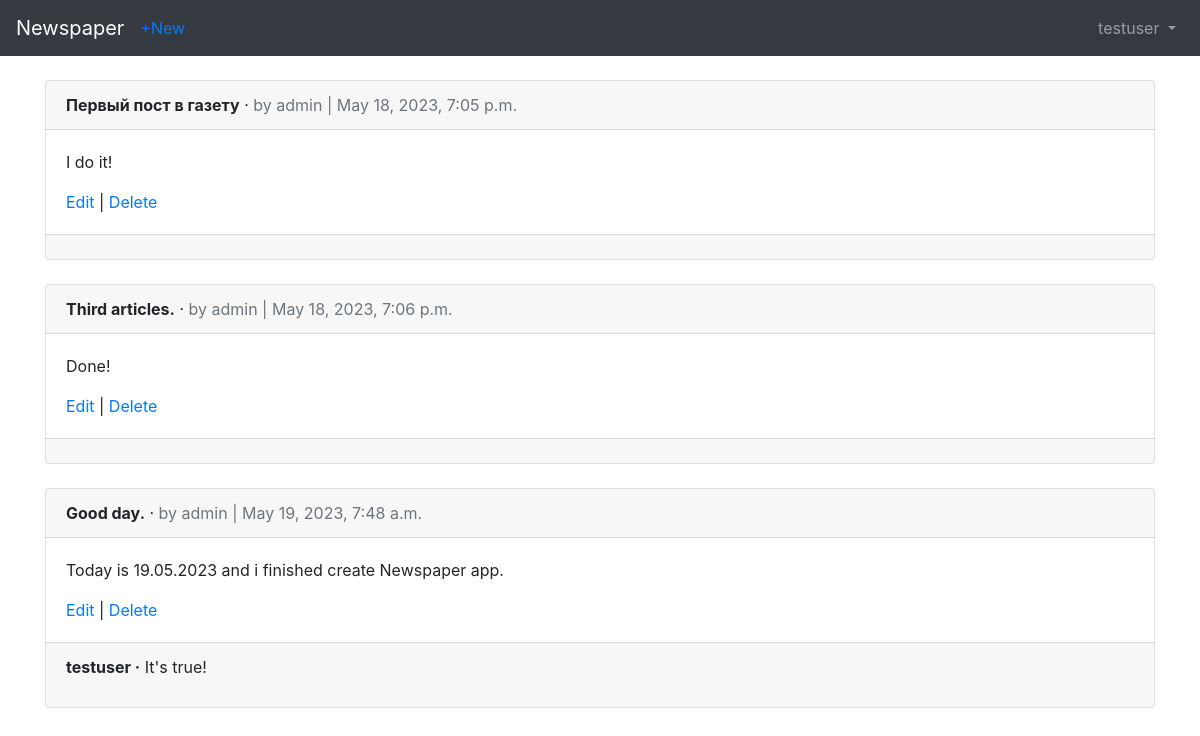
Screenshot of /articles/ (signed in) with the database file from the repository.
### users/models.py (models this page shows)
class CustomUser(AbstractUser):
    age = models.PositiveIntegerField(default=0)

### articles/models.py (models this page shows, shortened)
class Article(models.Model):
    title = models.CharField(max_length=255)
    body = models.TextField()
    date = models.DateTimeField(auto_now_add=True)
    author = models.ForeignKey(
        settings.AUTH_USER_MODEL,
        on_delete=models.CASCADE,
    )

class Comment(models.Model):
    article = models.ForeignKey(
        Article,
        on_delete=models.CASCADE,
        related_name='comments'
        )
    comment = models.CharField(max_length=200)
    author = models.ForeignKey(
        settings.AUTH_USER_MODEL,
        on_delete=models.CASCADE,
    )
    def __str__(self):
        return self.comment

### articles/views.py (the view)
# urls.py: path('', views.ArticleListView.as_view(), name='article_list'),
class ArticleListView(LoginRequiredMixin, ListView):
    model = models.Article
    template_name = 'article_list.html'
    login_url = 'login'

### templates/article_list.html (shortened to what this page needs)
{% extends 'base.html' %}
{% block content %}
    {% for article in object_list %}
    <div class="card">
        <div class="card-header">
            <span class="font-weight-bold">{{ article.title }}</span> &middot;
            <span class="text-muted">by {{ article.author }} | {{ article.date }}</span>
        </div>
        <div class="card-body">
            <p>{{ article.body }}</p>
            <a href="{% url 'article_edit' article.pk %}">Edit</a> |
            <a href="{% url 'article_delete' article.pk %}">Delete</a>
        </div>
        <div class="card-footer">
            {% for comment in article.comments.all %}
            <p>
                <span class="font-weight-bold">{{ comment.author }} &middot;</span>
                {{ comment }}
            </p>
            {% endfor %}
        </div>
    </div>
    <br />
    {% endfor %}
{% endblock content %}

### templates/base.html (shortened to what this page needs)
<!doctype html>
<html lang="en">
    <head>
        <link rel="stylesheet" href="https://maxcdn.bootstrapcdn.com/bootstrap/4.0.0\
/css/bootstrap.min.css" integrity="sha384-Gn5384xqQ1aoWXA+058RXPxPg6fy4IWvTNh0E2\
63XmFcJlSAwiGgFAW/dAiS6JXm">
        <link rel="stylesheet" href="https://stackpath.bootstrapcdn.com/bootstrap/4.1.2/css/bootstrap.min.css">
    </head>
    <body>
        <nav class="navbar navbar-expand-md navbar-dark bg-dark mb-4">
            <a class="navbar-brand" href="{% url 'home' %}">Newspaper</a>
            {% if user.is_authenticated %}
            <ul class="navbar-nav mr-auto">
                <li class="nav-item"><a href="{% url 'article_new' %}">+New</a></li>
            </ul>
            {% endif %}
        <div class="collapse navbar-collapse" id="navbarCollapse">
            {% if user.is_authenticated %}
                <ul class="navbar-nav ml-auto">
                    <li class="nav-item">
                        <a class="nav-link dropdown-toggle" href="#" id="userMenu" data-toggle="dropdown" aria-haspopup="true" aria-expanded="false">
                            {{ user.username }}
                        </a>
                    </li>
                </ul>
            {% else %}
                <form class="form-inline ml-auto">
                    <a href="{% url 'login' %}" class="btn btn-outline-secondary">Log in</a>
                    <a href="{% url 'signup' %}" class="btn btn-primary ml-2">Sign up</a>
                </form>
            {% endif %}
        </div>
        </nav>
        <div class="container">
            {% block content %}
            {% endblock %}
        </div>
        </body>
</html>

### rows the page displays
CustomUser: username "testuser"
Article: title "Первый пост в газету", author "admin", date "May 18, 2023, 7:05 p.m.", body "I do it!"
Article: title "Third articles.", author "admin", date "May 18, 2023, 7:06 p.m.", body "Done!"
Article: title "Good day.", author "admin", date "May 19, 2023, 7:48 a.m.", body "Today is 19.05.2023 and i finished create Newspaper app."
Comment: author "testuser", comment "It's true!"
